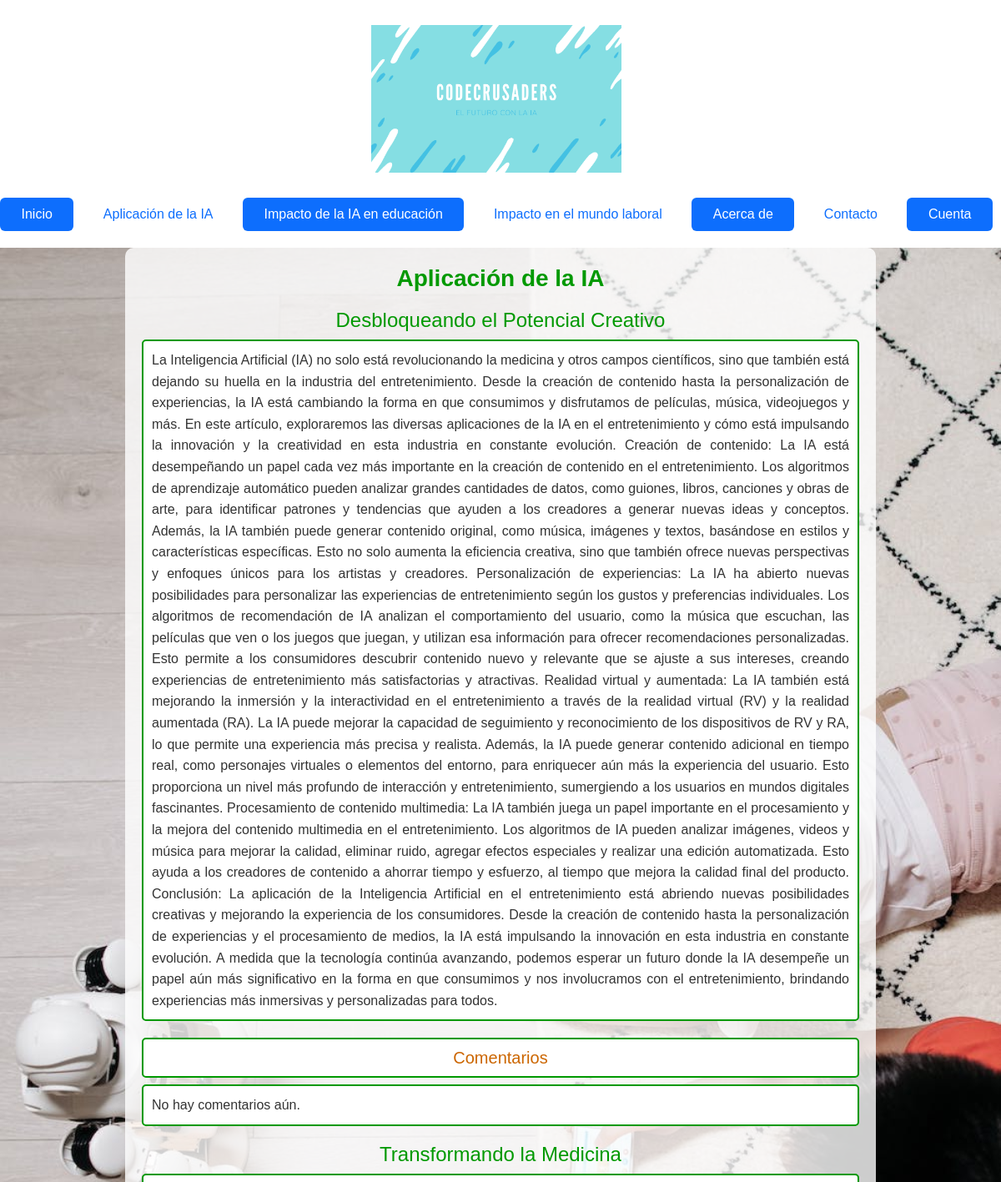
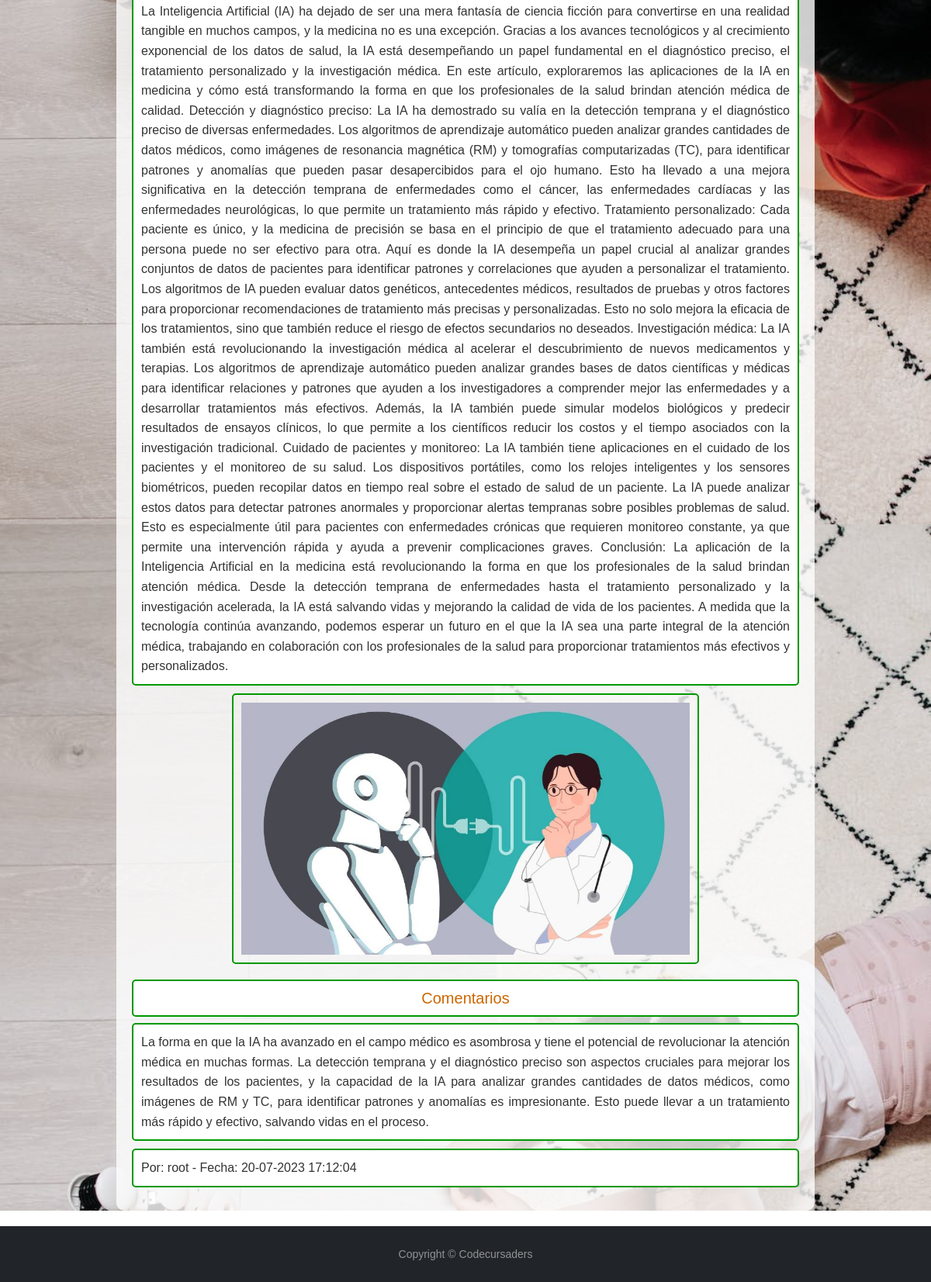
/aplicacion_de_la_ia/, run on the app's committed database (2 pictures, top to bottom).
### apps/posts/models.py (models this page shows, shortened)
class Post(models.Model):
    titulo = models.CharField(max_length=50, null=False)
    subtitulo = models.CharField(max_length=100, null=True, blank=True, default='')
    fecha = models.DateTimeField(auto_now_add=True)
    texto = models.TextField(null=False)
    activo = models.BooleanField(default=True)
    categoria = models.ForeignKey(Categoria, on_delete=models.SET_NULL, null=True, default=None)
    imagen = models.ImageField(null=True, blank=True, upload_to='media', default='static/post_default.png')
    publicado = models.DateTimeField(default=timezone.now)
    class Meta:
        ordering = ('-publicado',)

class Comentario(models.Model):
    post = models.ForeignKey(Post, on_delete=models.CASCADE, related_name='comentarios')
    autor = models.ForeignKey(User, on_delete=models.CASCADE)
    contenido = models.TextField()
    fecha = models.DateTimeField(auto_now_add=True)

### blog/views.py (the view)
# urls.py: path('aplicacion_de_la_ia/', aplicacion_de_la_ia, name='aplicacion_de_la_ia'),
def aplicacion_de_la_ia(request):
    try:
        categoria = Categoria.objects.get(nombre='Aplicación de la IA')
        posts = Post.objects.filter(categoria=categoria)
    except Categoria.DoesNotExist:
        posts = []
    es_colaborador = request.user.groups.filter(name='Colaboradores').exists()
    return render(request, 'aplicacion_de_la_ia.html', {'posts': posts, 'es_colaborador': es_colaborador})

### templates/aplicacion_de_la_ia.html (shortened to what this page needs)
{% extends 'base.html' %}
{% load static %}
{% block contenido %}
    {% block extra_css %}
        <link rel="stylesheet" type="text/css" href="{% static 'css/aplicacion.css' %}">
    {% endblock %}
    <div id="contenido-aplicacion-ia" class="contenido">
    <div id="contenido" class="contenido">
        <h1>Aplicación de la IA</h1>
        {% for post in posts %}
            <h3>{{ post.titulo }}</h3>
            <p>{{ post.texto }}</p>
            {% if post.imagen %}
                <img src="{{ post.imagen.url }}" alt="Imagen del post">
            {% endif %}
            <h4>Comentarios</h4>
            {% for comentario in post.comentarios.all %}
                <p>{{ comentario.contenido }}</p>
                <p>Por: {{ comentario.autor.username }} - Fecha: {{ comentario.fecha|date:"d-m-Y H:i:s" }}</p>
            {% empty %}
                <p>No hay comentarios aún.</p>
            {% endfor %}
        {% empty %}
            <p>No hay posts disponibles.</p>
        {% endfor %}
    </div>
    </div>
{% endblock %}

### templates/base.html (shortened to what this page needs)
{% load static %}
<!doctype html>
<html lang="es-ar">
<head>
  <link href="https://cdn.jsdelivr.net/npm/bootstrap@5.2.1/dist/css/bootstrap.min.css" rel="stylesheet"
>
    <link rel="stylesheet" href="{% static 'css/base.css' %}">
</head>
<body>
  <header>
  <a class="flex-sm-fill text-sm-center nav-link active" href="#">
    <img src="{% static 'portada.png' %}" class="portada-imagen" alt="Imagen de portada">
  </a>
    <nav class="nav nav-pills flex-column flex-sm-row">
      <a class="flex-sm-fill text-sm-center nav-link active" href="{% url 'inicio' %}">Inicio</a>
      <a class="flex-sm-fill text-sm-center nav-link" href="{% url 'aplicacion_de_la_ia' %}">Aplicación de la IA</a>
      <a class="flex-sm-fill text-sm-center nav-link active" href="{% url 'impacto_educacion' %}">Impacto de la IA en educación</a>
      <a class="flex-sm-fill text-sm-center nav-link" href="{% url 'impacto_laboral' %}">Impacto en el mundo laboral</a>
      <a class="flex-sm-fill text-sm-center nav-link active" href="{% url 'acerca_de' %}">Acerca de</a>
      <a class="flex-sm-fill text-sm-center nav-link" href="{% url 'contacto' %}">Contacto</a>
      <a class="flex-sm-fill text-sm-center nav-link active" href="{% url 'cuenta' %}">Cuenta</a>
    </nav>
  </header>
  {% block contenido %}
  {% endblock %}
  <footer id="sticky-footer" class="flex-shrink-0 py-4 bg-dark text-white-50">
    <div class="container text-center">
      <small>Copyright &copy; Codecursaders</small>
    </div>
  </footer>
</body>
</html>

### static/CSS/base.css (style rules this page uses)
.portada-imagen { max-width: 300px; height: auto; margin: 30px; }

### static/CSS/aplicacion.css (style rules this page uses)
body { font-family: Arial, sans-serif; font-size: 16px; color: #333; margin: 0; padding: 0; }
#contenido-aplicacion-ia { width: auto; height: auto; margin: auto; background-image: url(../fondos/aplicacion.png); background-size: contain; background-position: auto; }
#contenido { max-width: 900px; margin: 20px auto; padding: 20px; position: relative; z-index: 1; background-color: rgba(255, 255, 255, 0.8); border-radius: 10px; }
.contenido { text-align: center; }
h1 { font-size: 28px; font-weight: bold; color: #009900; margin-bottom: 10px; }
h3 { font-size: 24px; color: #009900; margin-top: 20px; }
p { line-height: 1.6; margin-bottom: 10px; text-align: justify; background-color: #fff; }
img:not(.portada-imagen) { max-width: 70%; margin-bottom: 10px; border: 2px solid #009900; border-radius: 5px; padding: 10px; display: block; margin-left: auto; margin-right: auto; }
a { color: #0066cc; text-decoration: none; margin-right: 10px; }
h4 { font-size: 20px; color: #cc6600; margin-top: 20px; background-color: #fff; }
p, h4 { border: 2px solid #009900; border-radius: 5px; padding: 10px; }

### data on the page
Post: titulo "Desbloqueando el Potencial Creativo", texto "La Inteligencia Artificial (IA) no solo está revolucionando la medicina y otros campos científicos, sino que también está dejando su huella en la industria del entretenimiento. Desde la creación de contenido hasta la personalización de experiencias, la IA está cambiando la forma en que consumimos y disfrutamos de películas, música, videojuegos y más. En este artículo, exploraremos las diversas aplicaciones de la IA en el entretenimiento y cómo está impulsando la innovación y la creatividad en esta industria en constante evolución. Creación de contenido: La IA está desempeñando un papel cada vez más importante en la creación de contenido en el entretenimiento. Los algoritmos de aprendizaje…"
Post: titulo "Transformando la Medicina", texto "La Inteligencia Artificial (IA) ha dejado de ser una mera fantasía de ciencia ficción para convertirse en una realidad tangible en muchos campos, y la medicina no es una excepción. Gracias a los avances tecnológicos y al crecimiento exponencial de los datos de salud, la IA está desempeñando un papel fundamental en el diagnóstico preciso, el tratamiento personalizado y la investigación médica. En este artículo, exploraremos las aplicaciones de la IA en medicina y cómo está transformando la forma en que los profesionales de la salud brindan atención médica de calidad. Detección y diagnóstico preciso: La IA ha demostrado su valía en la detección temprana y el diagnóstico preciso de diversas…", imagen (picture)
Comentario: contenido "La forma en que la IA ha avanzado en el campo médico es asombrosa y tiene el potencial de revolucionar la atención médica en muchas formas. La detección temprana y el diagnóstico preciso son aspectos cruciales para mejorar los resultados de los pacientes, y la capacidad de la IA para analizar grandes cantidades de datos médicos, como imágenes de RM y TC, para identificar patrones y anomalías es impresionante. Esto puede llevar a un tratamiento más rápido y efectivo, salvando vidas en el proceso.", autor.username "root", fecha "20-07-2023 17:12:04"
